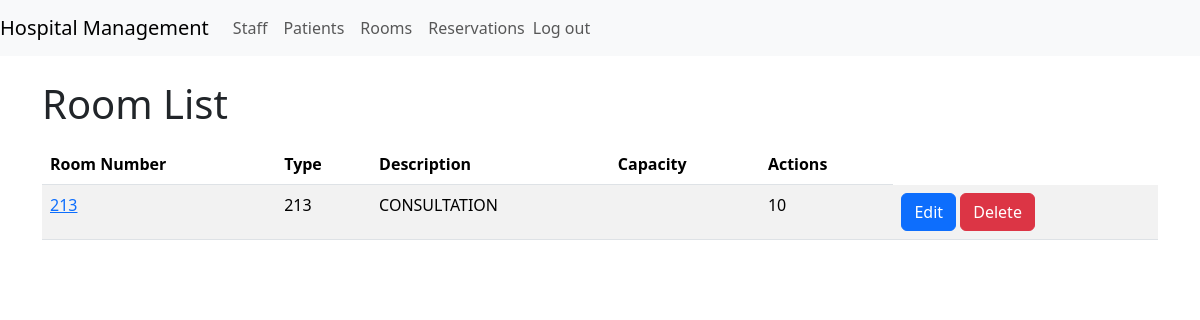
The page /rooms/ (signed in) on the database as committed earlier.
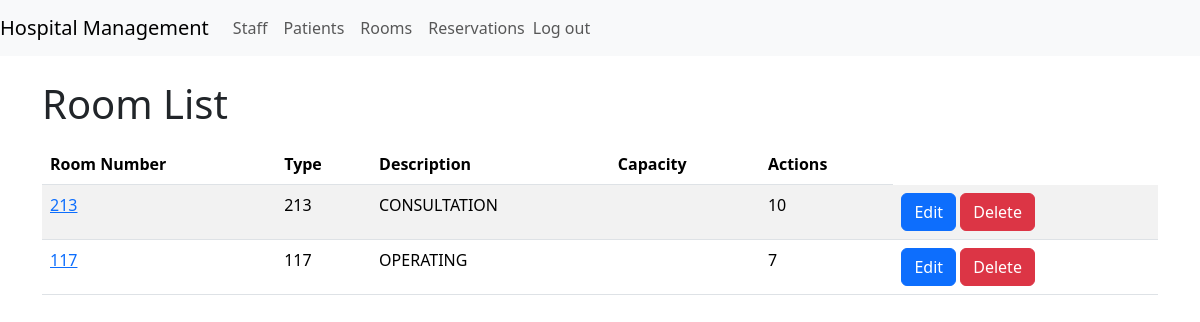
The same page on the database as committed later.
### management/models.py (models this page shows, shortened)
class Room(models.Model):
    ROOM_TYPES = [
        ('OPERATING', 'Operating room'),
        ('CONSULTATION', 'Consultation room'),
    ]
    name = models.CharField(max_length=100)
    type = models.CharField(max_length=20, choices=ROOM_TYPES)
    description = models.TextField(blank=True, null=True)
    room_number = models.BigIntegerField()
    capacity = models.PositiveIntegerField()

### management/views.py (the view)
# urls.py: path('rooms/', views.room_list, name='room_list'),
@login_required
def room_list(request):
    error = request.session.pop('form_error', None)
    success = request.session.pop('form_success', None)
    rooms = Room.objects.all()
    return render(request, 'room_list.html', {
        'rooms': rooms,
        'error': error,
        'success': success
    })

### management/context_processors.py (called while the page is built)
def user_role_context(request):
    if request.user.is_authenticated:
        try:
            staff_member = Staff.objects.get(user=request.user)
            return {'user_role': staff_member.role}
        except Staff.DoesNotExist:
            return {'user_role': None}
    else:
        return {'user_role': None}

### templates/room_list.html (shortened to what this page needs)
{% extends 'base.html' %}
{% load static %}
{% block content %}
    <h1 class="mt-4">Room List</h1>
    <table class="table table-striped mt-3">
        <thead>
            <tr>
                <th scope="col">Room Number</th>
                <th scope="col">Type</th>
                <th scope="col">Description</th>
                <th scope="col">Capacity</th>
                <th scope="col">Actions</th>
            </tr>
        </thead>
        <tbody>
        {% for room in rooms %}
            <tr>
                <td>
                <a href="{% url 'room_reservations' room.id %}">{{ room.room_number }}</a>
                </td>
                <td>{{ room.room_number }}</td>
                <td>{{ room.type }}</td>
                <td>{{ room.description }}</td>
                <td>{{ room.capacity }}</td>
                <td>
                    <button class="btn btn-primary" onclick="openEditRoomForm({{ room.id }})">Edit</button>
                    <button class="btn btn-danger" onclick="confirmDeleteRoom({{ room.id }})">Delete</button>
                </td>
            </tr>
        {% endfor %}
        </tbody>
    </table>
{% endblock %}

Rows that differ between the two databases and show on the page:
added Room: room_number "117", type "OPERATING", capacity "7"
